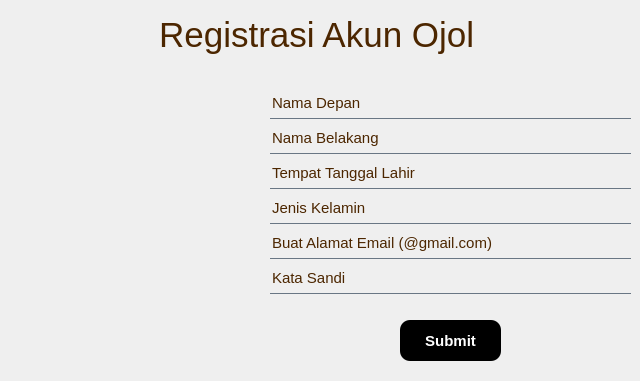
<?xml version="1.0" encoding="UTF-8"?>
<ui version="4.0">
 <class>Form</class>
 <widget class="QWidget" name="Form">
  <property name="geometry">
   <rect>
    <x>0</x>
    <y>0</y>
    <width>640</width>
    <height>381</height>
   </rect>
  </property>
  <property name="windowTitle">
   <string>Form</string>
  </property>
  <property name="styleSheet">
   <string notr="true">font: 8pt &quot;Comic Sans MS&quot;;</string>
  </property>
  <widget class="QLabel" name="label">
   <property name="geometry">
    <rect>
     <x>130</x>
     <y>10</y>
     <width>377</width>
     <height>49</height>
    </rect>
   </property>
   <property name="styleSheet">
    <string notr="true">font-weight: 300;
font-size:35px;
color: rgb(76, 38, 0);</string>
   </property>
   <property name="text">
    <string>   Registrasi Akun Ojol</string>
   </property>
  </widget>
  <widget class="QWidget" name="verticalLayoutWidget">
   <property name="geometry">
    <rect>
     <x>270</x>
     <y>90</y>
     <width>361</width>
     <height>211</height>
    </rect>
   </property>
   <layout class="QVBoxLayout" name="verticalLayout">
    <item>
     <widget class="QLineEdit" name="lineEdit_3">
      <property name="styleSheet">
       <string notr="true">background-color:rgba(0,0,0,0);
color: rgb(76, 38, 0);
border:none;
border-bottom:1px solid rgba(105,118,132,255);
padding-bottom:5px;
font-size:15px;</string>
      </property>
      <property name="text">
       <string>Nama Depan</string>
      </property>
      <property name="placeholderText">
       <string>Nama Lengkap</string>
      </property>
     </widget>
    </item>
    <item>
     <widget class="QLineEdit" name="lineEdit_4">
      <property name="styleSheet">
       <string notr="true">background-color:rgba(0,0,0,0);
color: rgb(76, 38, 0);
border:none;
border-bottom:1px solid rgba(105,118,132,255);
padding-bottom:5px;
font-size:15px;</string>
      </property>
      <property name="text">
       <string>Nama Belakang</string>
      </property>
      <property name="placeholderText">
       <string>NIM</string>
      </property>
     </widget>
    </item>
    <item>
     <widget class="QLineEdit" name="lineEdit_5">
      <property name="styleSheet">
       <string notr="true">background-color:rgba(0,0,0,0);
color: rgb(76, 38, 0);
border:none;
border-bottom:1px solid rgba(105,118,132,255);
padding-bottom:5px;
font-size:15px;</string>
      </property>
      <property name="text">
       <string>Tempat Tanggal Lahir</string>
      </property>
      <property name="placeholderText">
       <string>URL Github</string>
      </property>
     </widget>
    </item>
    <item>
     <widget class="QLineEdit" name="lineEdit_6">
      <property name="styleSheet">
       <string notr="true">background-color:rgba(0,0,0,0);
color: rgb(76, 38, 0);
border:none;
border-bottom:1px solid rgba(105,118,132,255);
padding-bottom:5px;
font-size:15px;</string>
      </property>
      <property name="text">
       <string>Jenis Kelamin</string>
      </property>
      <property name="placeholderText">
       <string>URL Github</string>
      </property>
     </widget>
    </item>
    <item>
     <widget class="QLineEdit" name="lineEdit_7">
      <property name="styleSheet">
       <string notr="true">background-color:rgba(0,0,0,0);
color: rgb(76, 38, 0);
border:none;
border-bottom:1px solid rgba(105,118,132,255);
padding-bottom:5px;
font-size:15px;</string>
      </property>
      <property name="text">
       <string>Buat Alamat Email (@gmail.com)</string>
      </property>
      <property name="placeholderText">
       <string>URL Github</string>
      </property>
     </widget>
    </item>
    <item>
     <widget class="QLineEdit" name="lineEdit_8">
      <property name="styleSheet">
       <string notr="true">background-color:rgba(0,0,0,0);
color: rgb(76, 38, 0);
border:none;
border-bottom:1px solid rgba(105,118,132,255);
padding-bottom:5px;
font-size:15px;</string>
      </property>
      <property name="text">
       <string>Kata Sandi</string>
      </property>
      <property name="placeholderText">
       <string>URL Github</string>
      </property>
     </widget>
    </item>
   </layout>
  </widget>
  <widget class="QLabel" name="label_2">
   <property name="geometry">
    <rect>
     <x>-10</x>
     <y>60</y>
     <width>251</width>
     <height>231</height>
    </rect>
   </property>
   <property name="styleSheet">
    <string notr="true">image: url(:/newPrefix/ojol.png);</string>
   </property>
   <property name="text">
    <string/>
   </property>
  </widget>
  <widget class="QPushButton" name="pushButton">
   <property name="geometry">
    <rect>
     <x>400</x>
     <y>320</y>
     <width>101</width>
     <height>41</height>
    </rect>
   </property>
   <property name="styleSheet">
    <string notr="true">QPushButton {
	background-color: rgb(0, 0, 0);
	border-radius: 10px;
	color: rgb(255, 255, 255);
	font-size:15px;
	font-weight:500;
}

QPushButton:hover {
	background-color: rgb(81, 40, 0);
}


QPushButton:pressed {
	background-color: rgb(81, 40, 0);
}

</string>
   </property>
   <property name="text">
    <string>Submit</string>
   </property>
  </widget>
 </widget>
 <resources>
  <include location="images.qrc"/>
 </resources>
 <connections/>
</ui>
